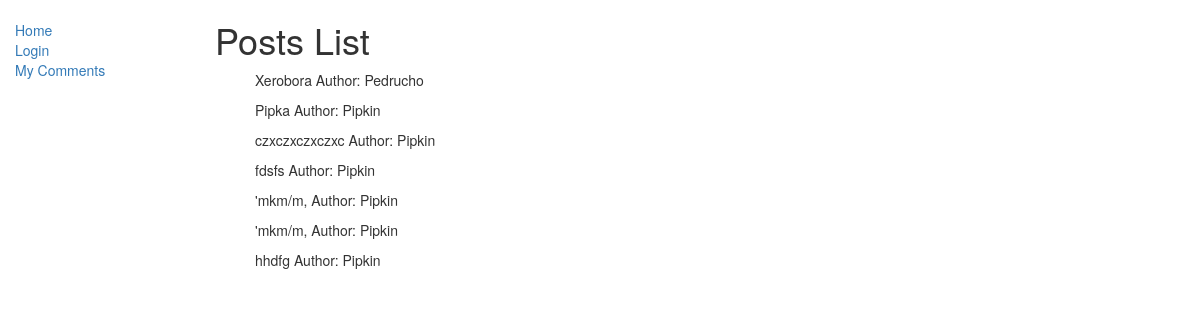
Page /post/ on the committed database.
### post/models.py (models this page shows, shortened)
class Post(models.Model):
    TYPE_CATEGORY = (
        ('t', 'Tanks'),
        ('h', 'Hils'),
        ('d','DD'),
        ('t', 'Traders'),
        ('g', 'Guildmasters'),
        ('q','Questgivers'),
        ('b','Blacksmiths'),
        ('l','Leatherworkers'),
        ('p','Potions'),
        ('s', 'Spell masters'),
    )
    title = models.CharField(max_length=255)
    type_post = models.CharField(max_length=1,choices=TYPE_CATEGORY)
    text = models.TextField()
    data = models.DateField(auto_now_add=True)
    authort = models.ForeignKey(User, on_delete=models.CASCADE)
    upload = models.FileField(upload_to='upload/')

### post/views.py (the view)
# urls.py: path('', views.index, name='index'),
def index(request):
    posts=Post.objects.all()
    users=User.objects.all()
    return render(
        request,
        'index.html',
        context={'posts':posts,'users':users,},
    )

### post/templates/index.html (shortened to what this page needs)
{% extends "base_generic.html" %}
{% block content %}
    <h1>Posts List</h1>
    {% if posts %}
    <ul>
      {% for post in posts %}
      <p>
        {{post.title}} Author: {{post.authort}}
      </p>
      {% endfor %}
    </ul>
    {% else %}
      <p>There are no books in the library.</p>
    {% endif %}
{% endblock %}

### rows in the picture
Post: title "Xerobora", authort "Pedrucho"
Post: title "Pipka", authort "Pipkin"
Post: title "czxczxczxczxc", authort "Pipkin"
Post: title "fdsfs", authort "Pipkin"
Post: title "'mkm/m,", authort "Pipkin"
Post: title "'mkm/m,", authort "Pipkin"
Post: title "hhdfg", authort "Pipkin"
